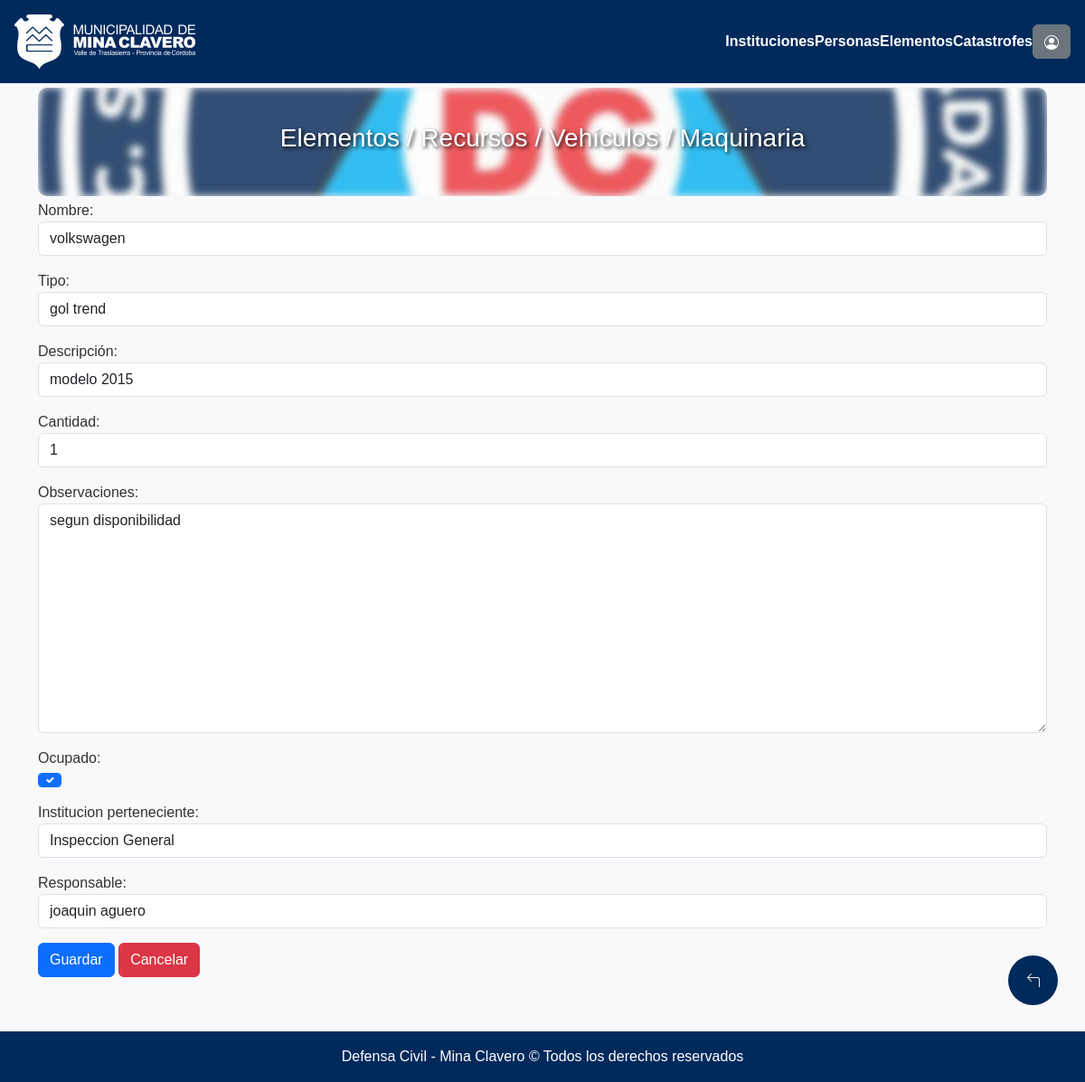
The page /elementos/modificarElemento/2 (signed in) on the database as committed earlier.
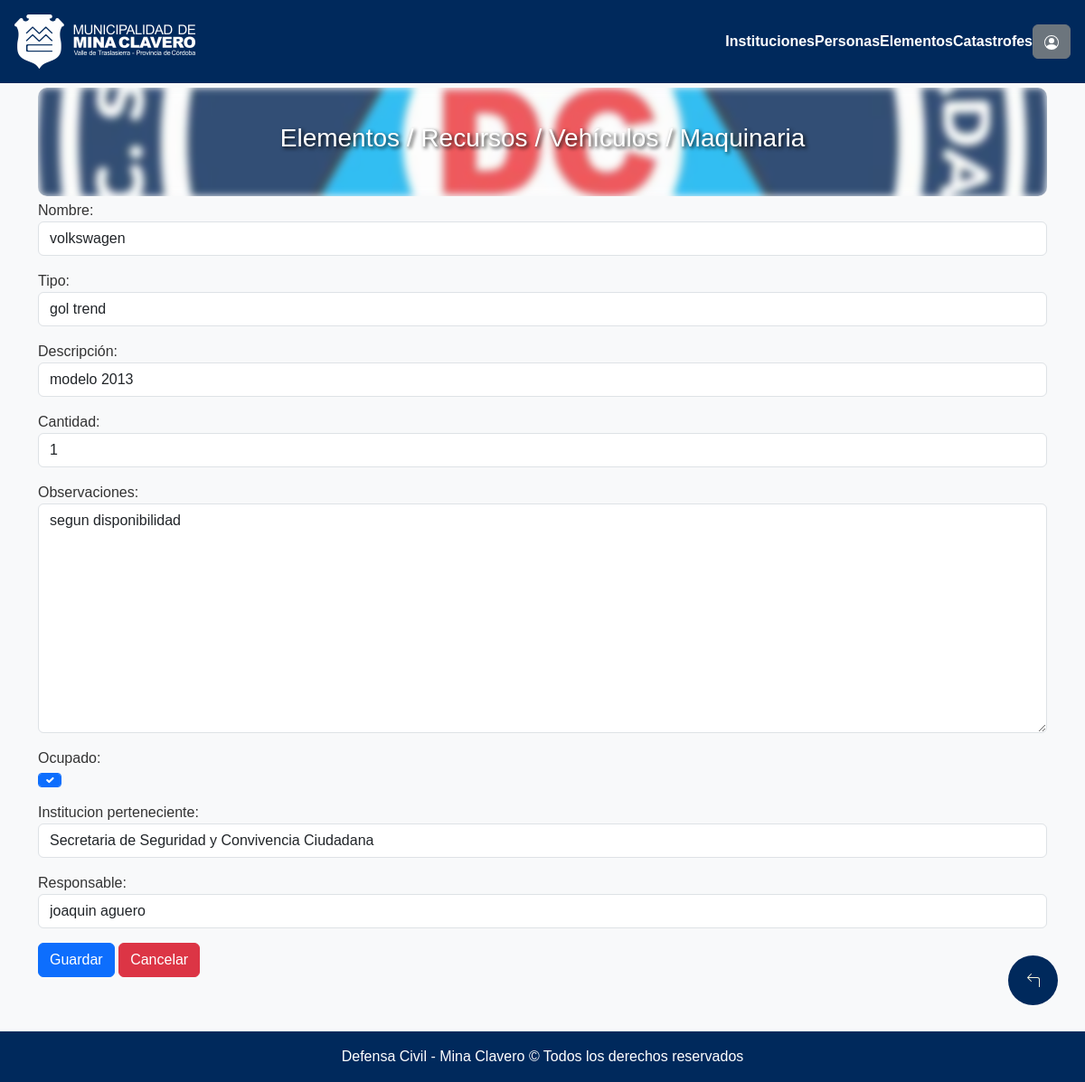
The same page on the database as committed later.
### seguridadVial/models.py (models this page shows, shortened)
class Elementos(models.Model):
    nombre = models.CharField(max_length=120)
    tipo = models.CharField(max_length=120, null=True, blank=True)
    descripcion = models.CharField(max_length=120, default="", null=True, blank=True)
    cantidad = models.IntegerField(default=1, null=True, blank=True)
    observaciones = models.CharField(max_length=240, null=True, blank=True)
    estado = models.BooleanField(default=True, null=True, blank=True)
    id_persona = models.ForeignKey("Persona", on_delete=models.PROTECT)
    id_institucion = models.ForeignKey("Institucion", on_delete=models.CASCADE)

class Institucion(models.Model):
    nombre = models.CharField(max_length=120)
    descripcion = models.CharField(max_length=240)
    direccion = models.CharField(max_length=120, default="", null=True, blank=True)
    email = models.CharField(max_length=120, default="", null=True, blank=True)
    telefono = models.CharField(max_length=30, default="",null=True, blank=True)
    def __str__(self):
        return self.nombre

### seguridadVial/views.py (the view)
# urls.py: path("elementos/modificarElemento/<str:pk>", login_required(permission_required('seguridadVial.change_elementos')(views.ElementoModificar.as_view())), name="modificarElemento"),
class ElementoModificar(UpdateView):
    model = Elementos
    form_class = ElementosForm
    template_name = os.path.join("defensaCivil", "formularios", "elementoForm.html")
    success_url = reverse_lazy('listaElementos')

### seguridadVial/forms.py
class ElementosForm(forms.ModelForm):
    class Meta:
        model = Elementos
        fields = ("nombre", "tipo", "descripcion", "cantidad", "observaciones", "estado", "id_institucion", "id_persona")
        widgets = {
            'nombre': forms.TextInput(attrs={'class': 'form-control'}),
            'tipo': forms.TextInput(attrs={'class': 'form-control'}),
            'descripcion': forms.TextInput(attrs={'class': 'form-control'}),
            'cantidad': forms.NumberInput(attrs={'class': 'form-control'}),
            'observaciones': forms.Textarea(attrs={'class': 'form-control'}),
            'estado': forms.CheckboxInput(attrs={'class': 'form-check-input form-control'}),
            'id_persona': forms.Select(attrs={'class':'form-control'}),
            'id_institucion': forms.Select(attrs={'class':'form-control'}),
        }
        labels = {
            "nombre":"Nombre",
            "tipo":"Tipo",
            "descripcion":"Descripción",
            "cantidad":"Cantidad",
            "estado":"Ocupado",
            "id_persona":"Responsable",
            "id_institucion":"Institucion perteneciente",
        }

### seguridadVial/models.py (called while the page is built)
    def __str__(self):
        return self.nombre_apellido

### municipalidad/templates/defensaCivil/formularios/elementoForm.html (shortened to what this page needs)
{% extends "defensaCivil/base.html" %}
{% load static %}
{% block contenido %}
<div class="container">
    <div class="cont mb-1" onclick="window.location.href='{% url 'listaElementos' %}'">
        <h3 class="display-4 titulo-volver fs-3 fs-md-2 fs-lg-1">Elementos / Recursos / Vehículos / Maquinaria</h3>
    </div>
    <form method="post" enctype="multipart/form-data" id="formulario">
        {{ form.as_p }}
        <button class="btn btn-primary mb-3" type="submit">Guardar</button>
        <a class="btn btn-danger mb-3" href="{% url 'listaElementos' %}">Cancelar</a>
    </form>
    <a href={% url "listaElementos" %} class="customButton">
    </a>
</div>
{% endblock %}

Rows that differ between the two databases and show on the page:
changed Elementos "gol trend": descripcion "modelo 2015" → "modelo 2013"; id_institucion "Inspeccion General" → "Secretaria de Seguridad y Convivencia Ciudadana"
